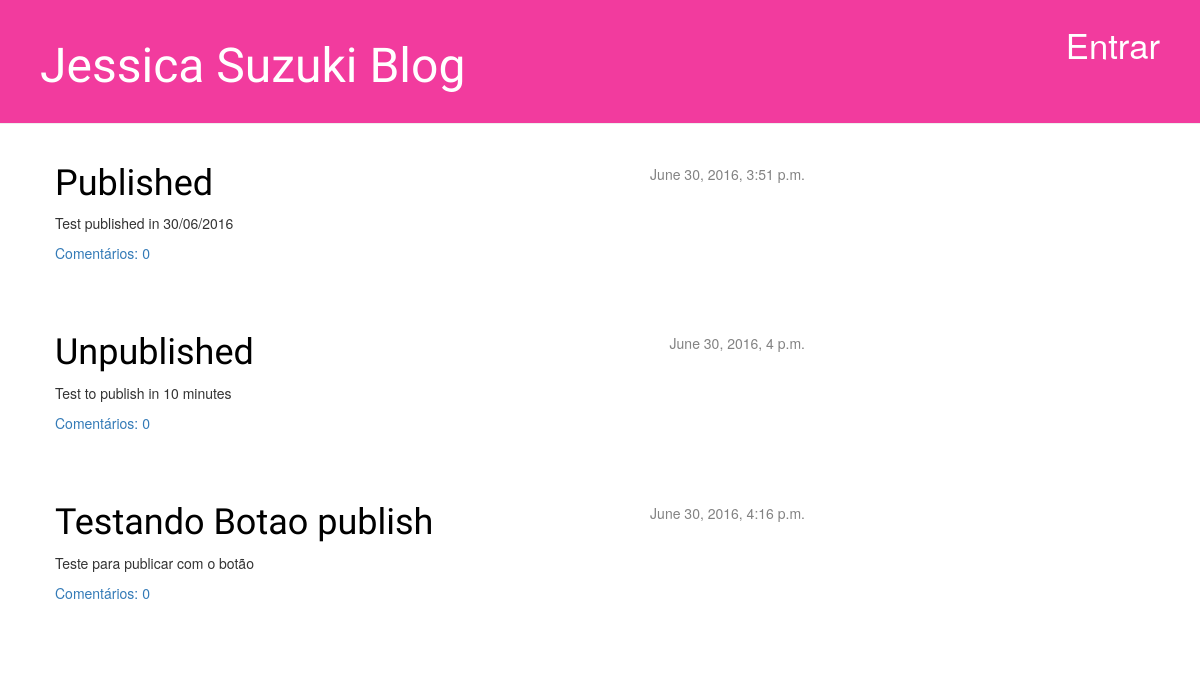
The app's page /, older data.
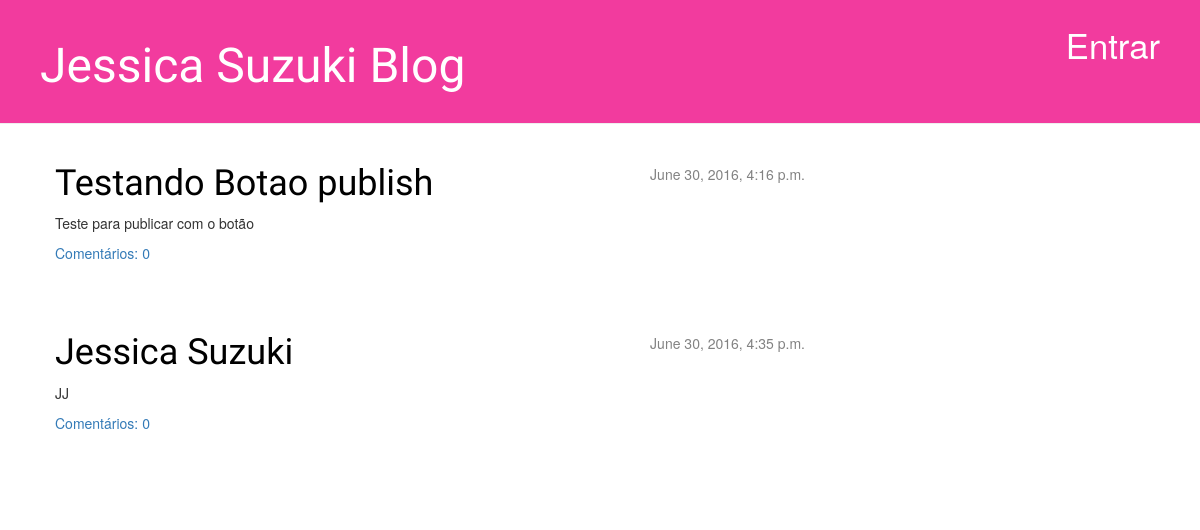
The same page, newer data.
### blog/models.py (models this page shows, shortened)
class Post(models.Model):
    author = models.ForeignKey('auth.User')
    title = models.CharField(max_length=200)
    text = models.TextField()
    created_date = models.DateTimeField(
        default = timezone.now
    )
    published_date = models.DateTimeField(
        blank = True, null = True
    )
    def approved_comments(self):
        return self.comments.filter(approved_comment=True)

### blog/views.py (the view)
# urls.py: url(r'^$', views.post_list),
def post_list(request):
    posts = Post.objects.filter(published_date__lte = timezone.now()).order_by('published_date')
    return render(request, 'blog/post_list.html', {'posts':posts})

### blog/templates/blog/post_list.html
{% extends 'blog/base.html' %}
{% block content %}
    {% for post in posts %}
        <div class="post">
            <div class="date">
                {{ post.published_date }}
            </div>
            <h1><a href="{% url 'blog.views.post_detail' pk=post.pk %}">{{ post.title }}</a></h1>
            <p>{{ post.text|linebreaks }}</p>
            <a href="{% url 'blog.views.post_detail' pk=post.pk %}">Comentários: {{ post.approved_comments.count }}</a>
        </div>
    {% endfor %}
{% endblock content %}

### blog/templates/blog/base.html (shortened to what this page needs)
{% load staticfiles %}
<html>
    <head>
        <link rel="stylesheet" href="//maxcdn.bootstrapcdn.com/bootstrap/3.2.0/css/bootstrap.min.css">
        <link rel="stylesheet" href="//maxcdn.bootstrapcdn.com/bootstrap/3.2.0/css/bootstrap-theme.min.css">
        <link rel="stylesheet" href="{% static 'css/blog.css' %}">
    </head>
    <body>
        <div class="page-header">
          {% if user.is_authenticated %}
          <a href="{% url 'post_new' %}" class="top-menu"><span class="glyphicon glyphicon-plus"></span></a>
          <a href="{% url 'post_draft_list' %}" class="top-menu"><span class="glyphicon glyphicon-edit"></span></a>
          <p class="top-menu">Olá {{ user.username }}<small> (<a href="{% url 'logout' %}">Sair</a>)</small></p>
          {% else %}
          <a href="{% url 'login' %}" class="top-menu">Entrar</a>
          {% endif %}
          <h1><a href="/">Jessica Suzuki Blog</a></h1>
        </div>
        <div class="content container">
          <div class="row">
              <div class="col-md-8">
                  {% block content %}
                  {% endblock %}
              </div>
          </div>
        </div>
    </body>
</html>

### blog/static/css/blog.css (style rules this page uses)
h1 a { color: #f23b9e; }
h1 a { color: #f23b9e; font-family: 'Lobster'; }
.page-header { background-color: #f23b9e; margin-top: 0; padding: 20px 20px 20px 40px; }
.page-header h1, .page-header h1 a, .page-header h1 a:visited, .page-header h1 a:active { color: #ffffff; font-size: 36pt; text-decoration: none; }
.content { margin-left: 40px; }
h1, h2, h3, h4 { font-family: 'Lobster', cursive; }
.date { float: right; color: #828282; }
.top-menu, .top-menu:hover, .top-menu:visited { color: #ffffff; float: right; font-size: 26pt; margin-right: 20px; }
.post { margin-bottom: 70px; }
.post h1 a, .post h1 a:visited { color: #000000; }

Row changes from the older to the newer data that the page shows:
removed Post: published_date "June 30, 2016, 3:51 p.m.", title "Published", text "Test published in 30/06/2016", approved_comments.count "0"
removed Post: published_date "June 30, 2016, 4 p.m.", title "Unpublished", text "Test to publish in 10 minutes", approved_comments.count "0"
now on this page (row edited): Post: published_date "June 30, 2016, 4:35 p.m.", title "Jessica Suzuki", text "JJ", approved_comments.count "0"
